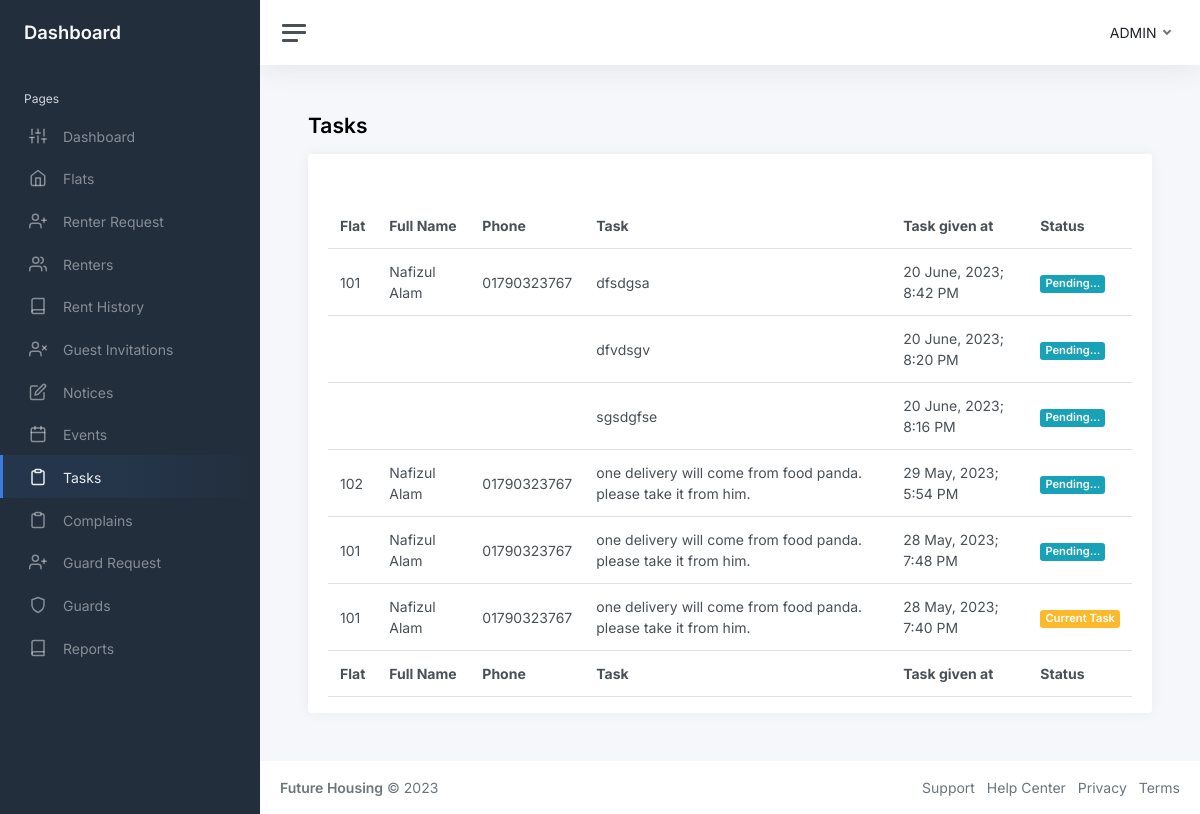
The page /php/admin/tasks.php on the database as committed earlier.
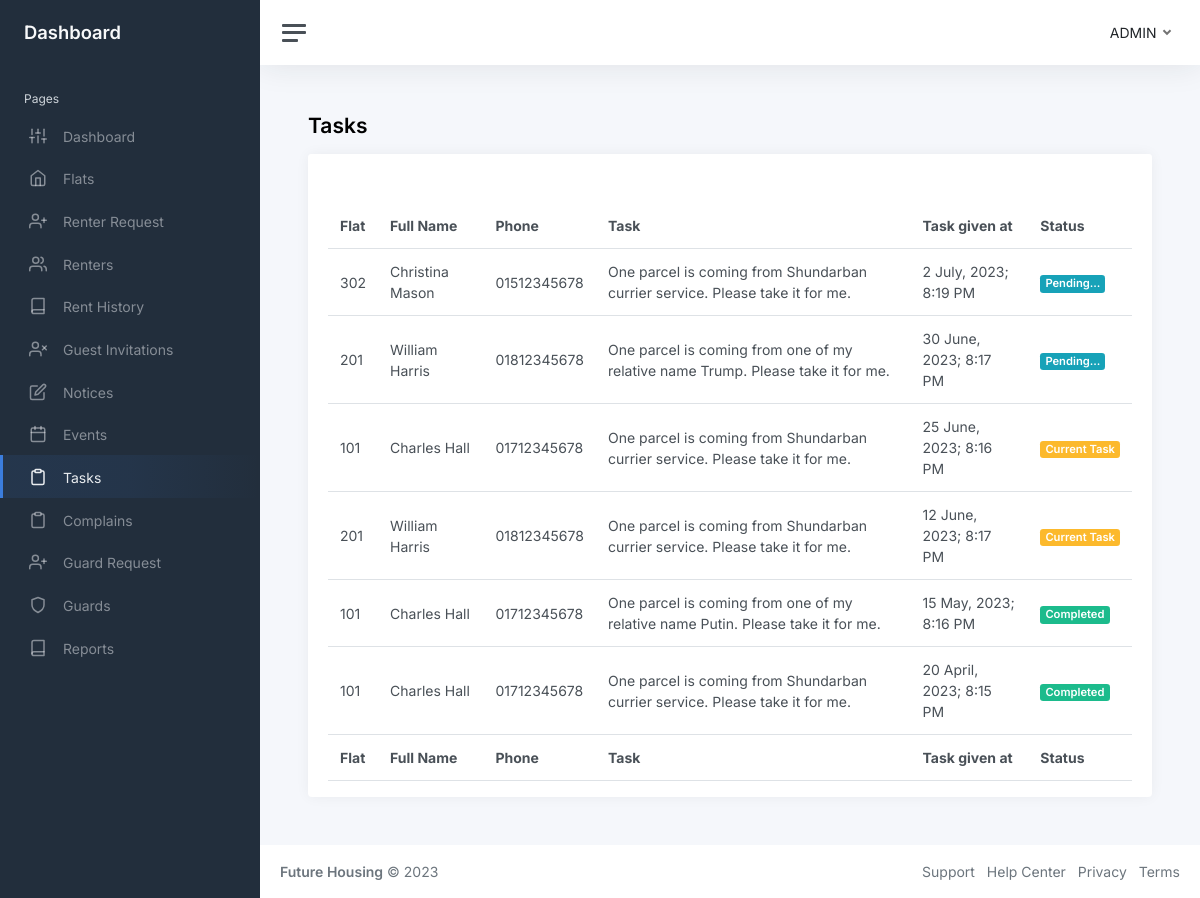
The same page on the database as committed later.
### tables this page shows
CREATE TABLE `tasks` (
  `id` int NOT NULL,
  `flat` varchar(256) DEFAULT NULL,
  `fullname` varchar(256) DEFAULT NULL,
  `phone` varchar(256) DEFAULT NULL,
  `task` text,
  `given_at` datetime NOT NULL DEFAULT CURRENT_TIMESTAMP,
  `status` tinyint(1) NOT NULL DEFAULT '0'
);

### php/admin/tasks.php (the view, shortened to what this page needs)
<?php
include "../../database.php";
$query = "SELECT * FROM `tasks`";
$stmt = $conn->prepare($query);
$result = $stmt->execute();
$tasks = array_reverse($stmt->fetchAll());
?>
<!DOCTYPE html>
<html lang="en">
<head>
    <link href="https://cdn.jsdelivr.net/npm/simple-datatables@7.1.2/dist/style.min.css" rel="stylesheet" />
    <link href="../../styles/app.css" rel="stylesheet">
</head>
<body>
    <div class="wrapper">
        <?php include "components/sidebar.php"?>
        <div class="main">
            <?php include "components/navbar.php"?>
            <main class="content">
                <div class="container-fluid p-0">
                    <h1 class="h3 mb-3"><strong>Tasks</strong></h1>
                    <div class="row">
                        <div class="col-12 d-flex">
                            <div class="card flex-fill w-100">
                                <div class="card-header">
                                </div>
                                <div class="card-body py-3">
                                    <table id="datatablesSimple" class="table table-hover my-0">
                                        <thead>
                                            <tr>
                                                <th>Flat</th>
                                                <th class="d-none d-xl-table-cell">Full Name</th>
                                                <th class="d-none d-xl-table-cell">Phone</th>
                                                <th class="d-none d-md-table-cell">Task</th>
                                                <th>Task given at</th>
                                                <th>Status</th>
                                            </tr>
                                        </thead>
                                        <tfoot>
                                            <tr>
                                                <th>Flat</th>
                                                <th class="d-none d-xl-table-cell">Full Name</th>
                                                <th class="d-none d-xl-table-cell">Phone</th>
                                                <th class="d-none d-md-table-cell">Task</th>
                                                <th>Task given at</th>
                                                <th>Status</th>
                                            </tr>
                                        </tfoot>
                                        <tbody>
                                            <?php
                                                foreach($tasks as $task):
                                            ?>
                                            <tr>
                                                <td><?=$task['flat']?></td>
                                                <td class="d-none d-xl-table-cell"><?=$task['fullname']?></td>
                                                <td class="d-none d-xl-table-cell"><?=$task['phone']?></td>
                                                <td class="d-none d-md-table-cell"><?=$task['task']?></td>
                                                <td><?=date('j F, Y; g:i A', strtotime($task['given_at']))?></td>
                                                <td>
                                                    <?php
                                                        if($task['status'] == 2){
                                                            ?>
                                                    <span class="badge bg-success">Completed</span>
                                                    <?php
                                                        }elseif($task['status'] == 1){
                                                    ?>
                                                    <span class="badge bg-warning">Current Task</span>
                                                    <?php
                                                        }else{
                                                            ?>
                                                    <span class="badge bg-info">Pending...</span>
                                                    <?php
                                                        }
                                                        ?>
                                                </td>
                                            </tr>
                                            <?php
                                                endforeach;
                                            ?>
                                        </tbody>
                                    </table>
                                </div>
                            </div>
                        </div>
                    </div>
                </div>
            </main>
            <?php include "components/footer.php"?>
        </div>
    </div>
</body>
</html>

Rows that differ between the two databases and show on the page:
removed tasks: task "dfvdsgv", given_at "20 June, 2023; 8:20 PM", status "Pending..."
removed tasks: task "sgsdgfse", given_at "20 June, 2023; 8:16 PM", status "Pending..."
changed tasks: flat "101" → "302"; fullname "Nafizul Alam" → "Christina Mason"; phone "01790323767" → "01512345678"; task "dfsdgsa" → "One parcel is coming from Shundarban currier service. Please take it for me."; given_at "20 June, 2023; 8:42 PM" → "2 July, 2023; 8:19 PM"
added tasks: flat "201", fullname "William Harris", phone "01812345678", task "One parcel is coming from one of my relative name Trump. Please take it for me.", given_at "30 June, 2023; 8:17 PM", status "Pending..."
added tasks: flat "101", fullname "Charles Hall", phone "01712345678", task "One parcel is coming from Shundarban currier service. Please take it for me.", given_at "25 June, 2023; 8:16 PM", status "Current Task"
changed tasks: flat "102" → "201"; fullname "Nafizul Alam" → "William Harris"; phone "01790323767" → "01812345678"; task "one delivery will come from food panda. please take it from him." → "One parcel is coming from Shundarban currier service. Please take it for me."; given_at "29 May, 2023; 5:54 PM" → "12 June, 2023; 8:17 PM"; status "Pending..." → "Current Task"
changed tasks: fullname "Nafizul Alam" → "Charles Hall"; phone "01790323767" → "01712345678"; task "one delivery will come from food panda. please take it from him." → "One parcel is coming from one of my relative name Putin. Please take it for me."; given_at "28 May, 2023; 7:48 PM" → "15 May, 2023; 8:16 PM"; status "Pending..." → "Completed"
changed tasks: fullname "Nafizul Alam" → "Charles Hall"; phone "01790323767" → "01712345678"; task "one delivery will come from food panda. please take it from him." → "One parcel is coming from Shundarban currier service. Please take it for me."; given_at "28 May, 2023; 7:40 PM" → "20 April, 2023; 8:15 PM"; status "Current Task" → "Completed"
